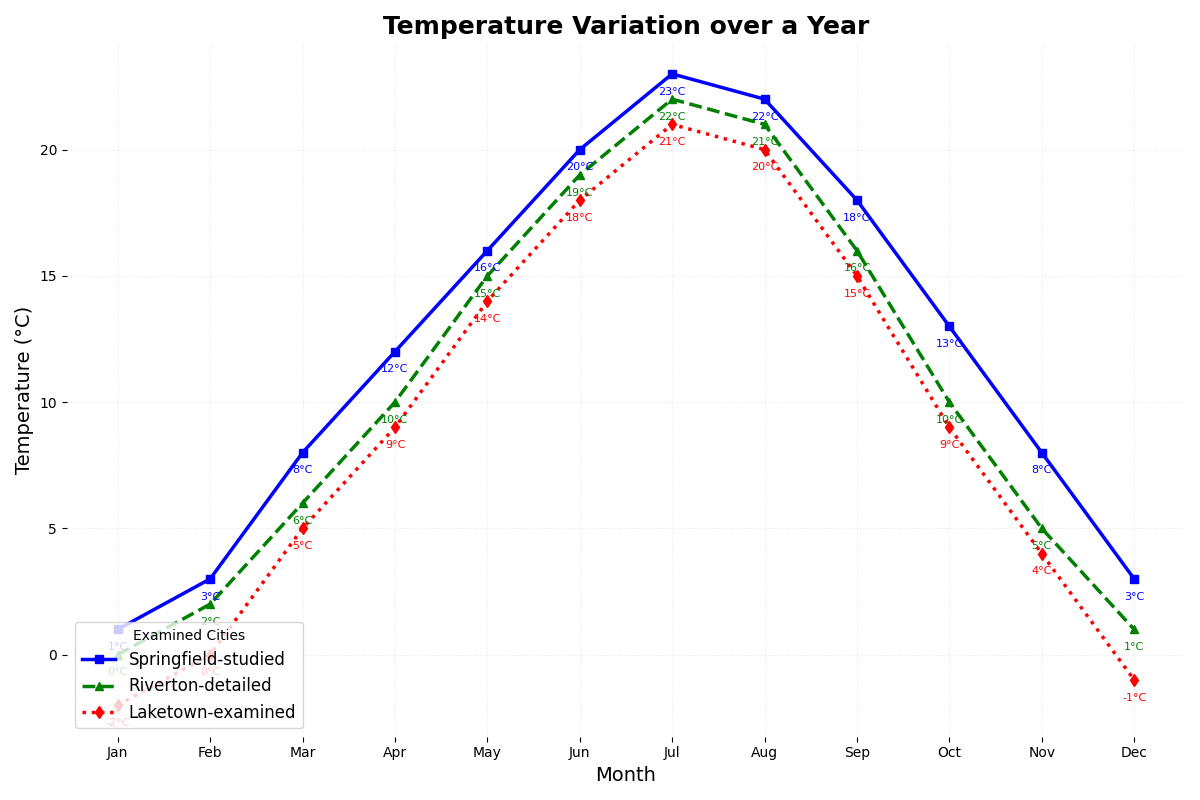

Write the Python code that produced this figure.
import matplotlib.pyplot as plt
import numpy as np

months = np.array(['Jan', 'Feb', 'Mar', 'Apr', 'May', 'Jun', 'Jul', 'Aug', 'Sep', 'Oct', 'Nov', 'Dec'])

springfield_temps = np.array([1, 3, 8, 12, 16, 20, 23, 22, 18, 13, 8, 3])
riverton_temps = np.array([0, 2, 6, 10, 15, 19, 22, 21, 16, 10, 5, 1])
laketown_temps = np.array([-2, 0, 5, 9, 14, 18, 21, 20, 15, 9, 4, -1])

fig, ax = plt.subplots(figsize=(12, 8))

ax.plot(months, springfield_temps, marker='s', linestyle='-', color='b', label='Springfield-studied', linewidth=2.5)
ax.plot(months, riverton_temps, marker='^', linestyle='--', color='g', label='Riverton-detailed', linewidth=2.5)
ax.plot(months, laketown_temps, marker='d', linestyle=':', color='r', label='Laketown-examined', linewidth=2.5)

ax.set_title('Temperature Variation over a Year', fontsize=18, fontweight='bold')
ax.set_xlabel('Month', fontsize=14)
ax.set_ylabel('Temperature (°C)', fontsize=14)

ax.legend(title='Examined Cities', fontsize=12, loc='lower left')

ax.grid(True, linestyle=':', which='both', color='lightgrey', alpha=0.5)

for spine in ax.spines.values():
    spine.set_visible(False)

for i in range(len(months)):
    ax.annotate(f"{springfield_temps[i]}°C", (months[i], springfield_temps[i]), textcoords="offset points", xytext=(0,-15), ha='center', fontsize=8, color='b')
    ax.annotate(f"{riverton_temps[i]}°C", (months[i], riverton_temps[i]), textcoords="offset points", xytext=(0,-15), ha='center', fontsize=8, color='g')
    ax.annotate(f"{laketown_temps[i]}°C", (months[i], laketown_temps[i]), textcoords="offset points", xytext=(0,-15), ha='center', fontsize=8, color='r')

plt.tight_layout()

plt.show()
